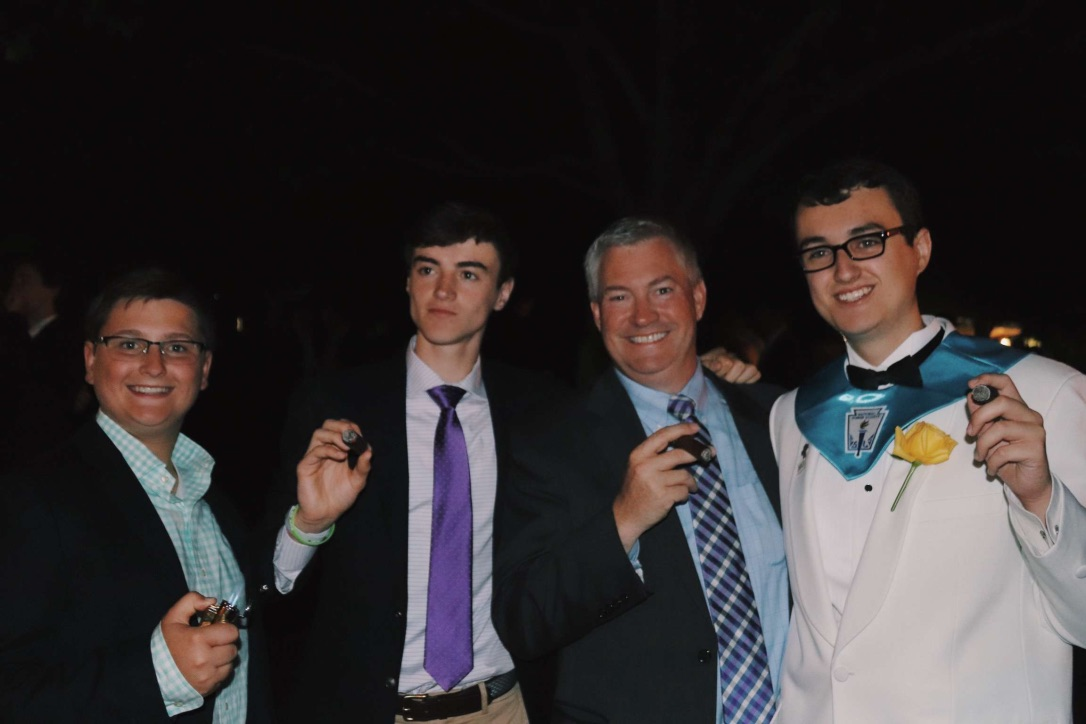
#> input picture pic3.jpeg, 1086 x 724 px
$ jupyter execute --allow-errors UncoventionalData.ipynb
#> lines starting #> are read from the running program, lines starting #| are printed output that depends on the picture; after the words box and inside, x2 and y2 are one past the last pixel; in counts of white or black regions, pixels touching at a corner belong together
[cell 1]
from ctypes.util import find_library
import ctypes
find_library("".join(("gsdll", str(ctypes.sizeof(ctypes.c_voidp) * 8), ".dll")))

[cell 2]
import fitz
import pandas as pd
from collections import Counter

#> (the rest of this cell did not finish here and is left out)

[cell 3]
import camelot
#> (the rest of this cell did not finish here and is left out)

### Reddit Image

[cell 4]
import requests
#> (the rest of this cell did not finish here and is left out)

[cell 5]
import json
#> (the rest of this cell did not finish here and is left out)

[cell 6]
pic_list = []
#> (the rest of this cell did not finish here and is left out)

[cell 7]
import pytesseract
from PIL import Image
import io as io
all_text = []
for url in pic_list:
    response = requests.get(url)
    img = Image.open(io.BytesIO(response.content))
    text = pytesseract.image_to_string(img)
    all_text.append(text)
print("done")

[cell 8]
str_text = ""
for text in all_text:
    str_text += text
words = pd.Series(str_text.split())
print(words.value_counts())

[cell 9]
from textblob import TextBlob
#> (the rest of this cell did not finish here and is left out)

#> (a cell that did not finish here is left out)

#> (a cell that did not finish here is left out)

### Face Recognition

[cell 12]
import numpy as np
import cv2

face_cascade = cv2.CascadeClassifier('haarcascade_frontalface_default.xml')
eye_cascade = cv2.CascadeClassifier('haarcascade_eye.xml')

img = cv2.imread('pic3.jpeg')
#> img is the input picture: shape (724, 1086, 3); mean B, G, R 51, 50, 54.8
gray = cv2.cvtColor(img, cv2.COLOR_BGR2GRAY)
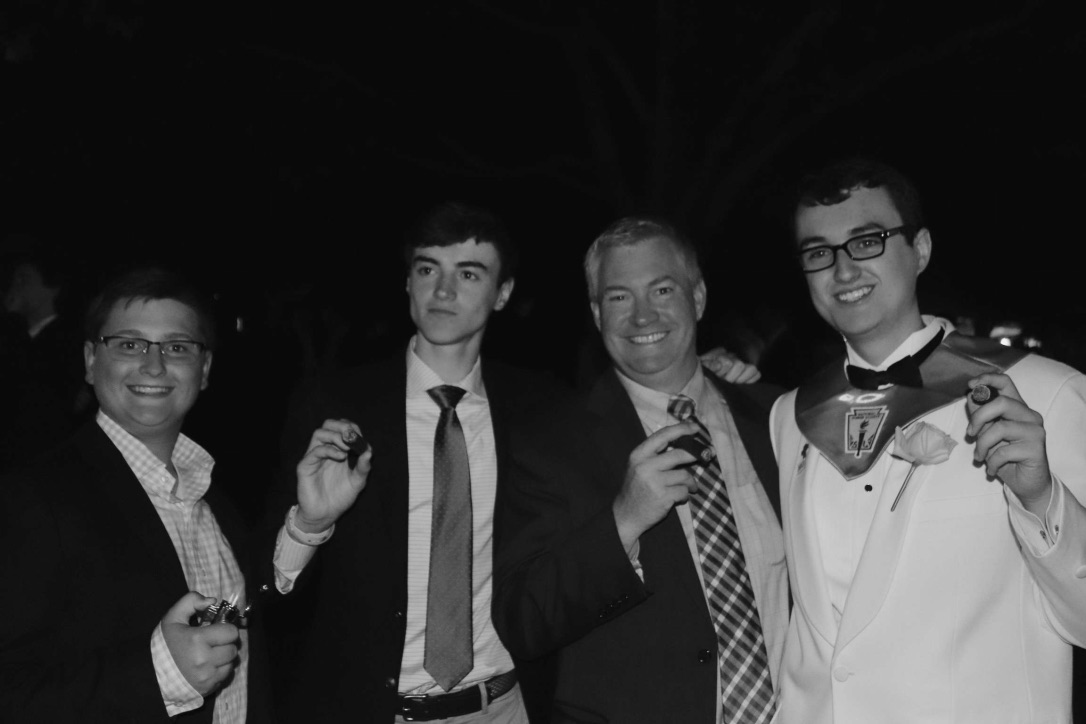
#> gray: shape (724, 1086); min 4, max 245, mean 51.5

faces = face_cascade.detectMultiScale(gray, 1.3, 5)
#> faces = [[393, 231, 107, 107], [581, 241, 126, 126], [87, 294, 135, 135], [773, 190, 151, 151]]
for (x,y,w,h) in faces:
    img = cv2.rectangle(img,(x,y),(x+w,y+h),(255,0,0),2)
    roi_gray = gray[y:y+h, x:x+w]
    roi_color = img[y:y+h, x:x+w]
    eyes = eye_cascade.detectMultiScale(roi_gray)
    for (ex,ey,ew,eh) in eyes:
        cv2.rectangle(roi_color,(ex,ey),(ex+ew,ey+eh),(0,255,0),2)
#> this loop made 4 passes
#> (x, y, w, h, eyes) on passes 1 to 4: (393, 231, 107, 107, [[20, 26, 26, 26], [61, 31, 26, 26]]), (581, 241, 126, 126, [[69, 38, 25, 25], [25, 47, 21, 21]]), (87, 294, 135, 135, [[28, 37, 29, 29], [75, 42, 27, 27]]), (773, 190, 151, 151, [[84, 44, 20, 20], [34, 51, 22, 22]])
#> pass 1, `img = cv2.rectangle(img,(x,y),(x+w,y+h),(255,0,0),2)`:
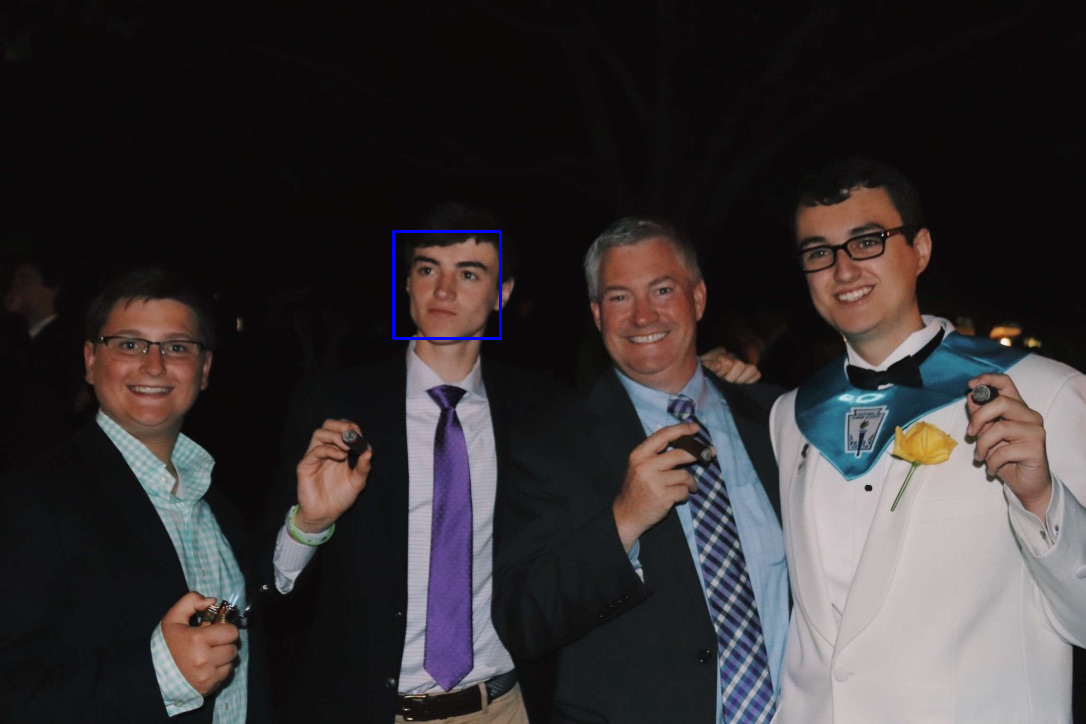
#> img: shape (724, 1086, 3); 0.16% of pixels changed, all inside (x1, y1, x2, y2) = (392, 230, 502, 340)
#> pass 1, `roi_gray = gray[y:y+h, x:x+w]`:
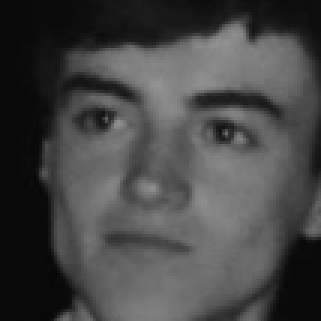
#> roi_gray: shape (107, 107) (shown 3 times larger); min 6, max 147, mean 69.9
#> pass 1, `roi_color = img[y:y+h, x:x+w]`:
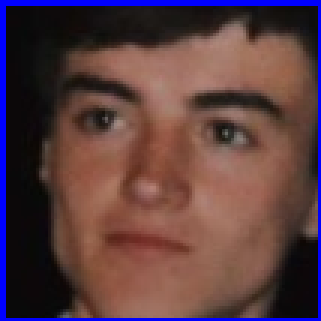
#> roi_color: shape (107, 107, 3) (shown 3 times larger); mean B, G, R 65.4, 61.1, 89.8
#> pass 2, `img = cv2.rectangle(img,(x,y),(x+w,y+h),(255,0,0),2)`:
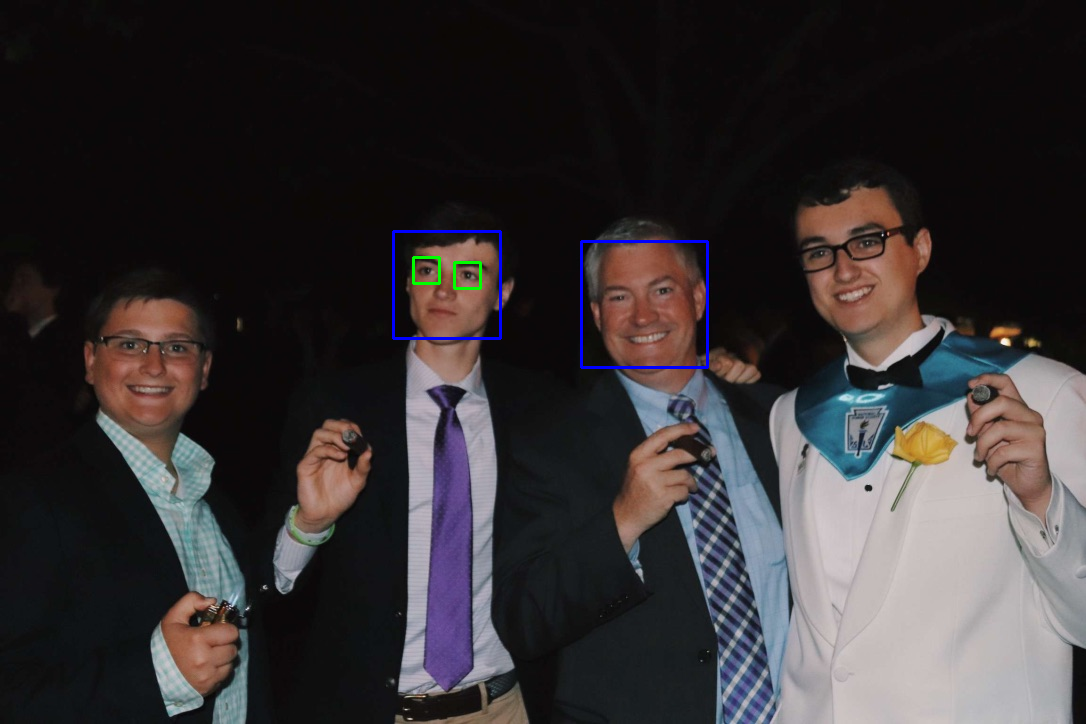
#> img: shape (724, 1086, 3); 0.27% of pixels changed, all inside (x1, y1, x2, y2) = (412, 240, 709, 369)
#> after the loop:
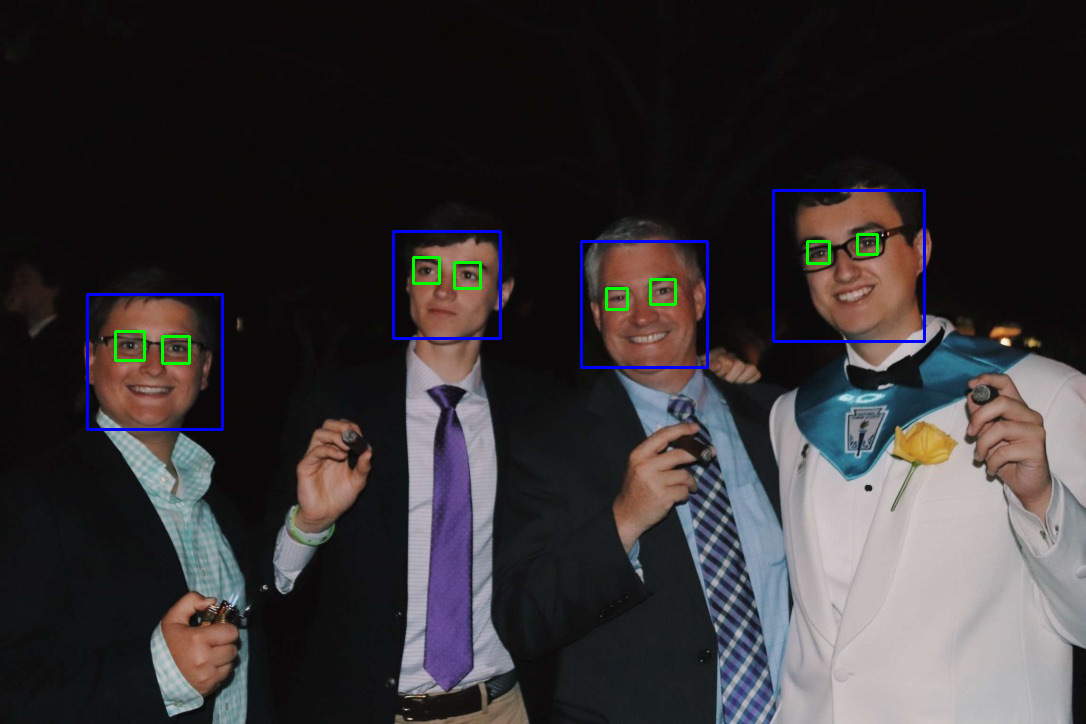
#> img: shape (724, 1086, 3); 0.65% of pixels changed, all inside (x1, y1, x2, y2) = (86, 189, 926, 431)
#> after the loop:
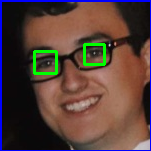
#> roi_color: shape (151, 151, 3); mean B, G, R 57.2, 63.7, 85.7
#> after the loop:
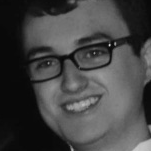
#> roi_gray: shape (151, 151); min 6, max 209, mean 68.1

cv2.imshow('img',img)
cv2.waitKey(0)
cv2.destroyAllWindows()

$ run again, with practicePic2.png saved as pic3.jpeg
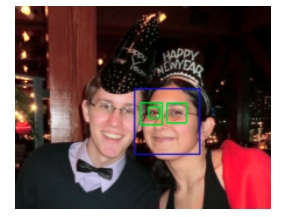
#> input picture practicePic2.png, 289 x 217 px
#> img is the input picture: shape (217, 289, 3); mean B, G, R 85.6, 88.3, 116.2
#> faces = [[86, 87, 61, 61], [134, 88, 68, 68]]
#> the loop `for (x,y,w,h) in faces:` made 2 passes
#> (x, y, w, h, eyes) on passes 1 to 2: (86, 87, 61, 61, [[8, 8, 22, 22]]), (134, 88, 68, 68, [[33, 13, 22, 22], [4, 14, 22, 22]])
#> after the loop `for (x,y,w,h) in faces:`:
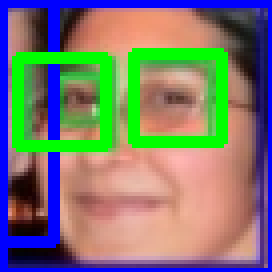
#> roi_color: shape (68, 68, 3) (shown 4 times larger); mean B, G, R 113.6, 120.1, 122
#> after the loop `for (x,y,w,h) in faces:`:
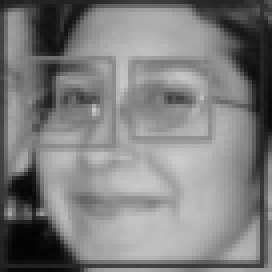
#> roi_gray: shape (68, 68) (shown 4 times larger); min 3, max 204, mean 125.7
